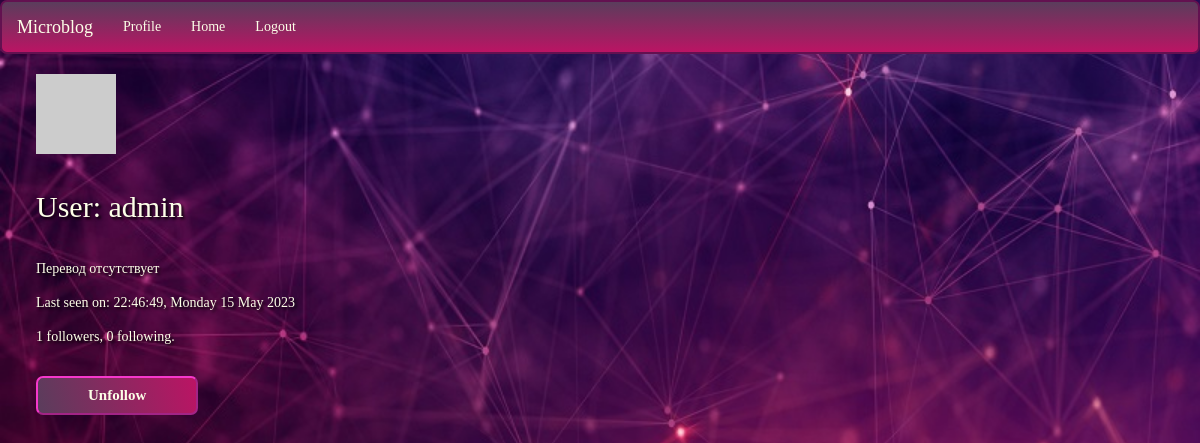
Page /user/admin (signed in) on the committed database.
### app/models.py (models this page shows, shortened)
class User(UserMixin, db.Model):
    id = db.Column(db.Integer, primary_key=True)
    username = db.Column(db.String(64), index=True, unique=True)
    email = db.Column(db.String(120), index=True, unique=True)
    password_hash = db.Column(db.String(128))
    posts = db.relationship('Post', backref='author', lazy='dynamic')
    about_me = db.Column(db.String(140))
    last_seen = db.Column(db.DateTime, default=datetime.utcnow)
    followed = db.relationship(
        'User', secondary=followers,
        primaryjoin=(followers.c.follower_id == id),
        secondaryjoin=(followers.c.followed_id == id),
        backref=db.backref('followers', lazy='dynamic'), lazy='dynamic')
    def avatar(self, size):
        digest = md5(self.email.lower().encode('utf-8')).hexdigest()
        return 'https://www.gravatar.com/avatar/{}?d=identicon&s={}'.format(
            digest, size)
    def is_following(self, user):
        return self.followed.filter(
            followers.c.followed_id == user.id).count() > 0

### app/routes.py (the view)
@app.route('/user/<username>')
@login_required
def user(username):
    user = User.query.filter_by(username=username).first_or_404()
    form = EmptyForm()
    return render_template('user.html', user=user, form=form)

### app/forms.py
class EmptyForm(FlaskForm):
    submit = SubmitField('Submit')

### app/models.py (called while the page is built)
@login.user_loader
def load_user(id):
    return User.query.get(int(id))

### app/routes.py (called while the page is built)
@app.before_request
def before_request():
    if current_user.is_authenticated:
        current_user.last_seen = datetime.utcnow()
        db.session.commit()

### app/templates/user.html (shortened to what this page needs)
{% extends "base.html" %}
{% block content %}
    <link rel="stylesheet" href="{{ url_for('static', filename= './css/user.css') }}">
            <div id="img"><img src="{{ user.avatar(128) }}"></div>
            <div id="info">
                <h1>User: {{ user.username }}</h1>
                    {% if user.about_me %}<p>{{ user.about_me }}</p>{% endif %}
                    {% if user.last_seen %}
                        <p>Last seen on: {{ moment(user.last_seen).format('H:mm:ss,  dddd D MMMM YYYY') }}</p>
                    {% endif %}
                    <p>{{ user.followers.count() }} followers, {{ user.followed.count() }} following.</p>
                    {% if user == current_user %}
                    <p><a href="{{ url_for('edit_profile') }}">Edit your profile</a></p>
                    {% else %}
                    <p>
                        <form action="{{ url_for('unfollow', username=user.username) }}" method="post">
                            {{ form.submit(value='Unfollow') }}
                        </form>
                    </p>
                {% endif %}
            </div>
{% endblock %}

### app/static/css/user.css (style rules this page uses)
body { display: flex; min-height: 90vh; background: rgb(32,15,33) url("../images/back_ground.jpg") no-repeat center center fixed; -webkit-background-size: cover; -moz-background-size: cover; -o-background-size: cover; background-size: cover; flex-direction: column; font-family: genshin; }
img { margin: 0 0 0 3%; }
h1 { text-align: left; color: #fdffe8; margin: 3%; text-shadow: 2px 2px 3px black; font-size: 30px; }
p { color: #fdffe8; margin: 1em 0 0 3%; text-shadow: 2px 2px 3px black; font-size: 14px; }
input[type="submit" i] { color: #fdffe8; font-size: 15px; margin: 1em 0 0 3%; font-weight: bold; padding: 7px 50px; border-radius: 7px; border: 2px outset rgb(246,56,204); background: linear-gradient(75deg, rgb(90,61,92), rgb(187, 20, 100)); }

### rows in the picture
User: username "admin", about_me "Перевод отсутствует", last_seen "22:46:49, Monday 15 May 2023"

### other values in the picture
{{ user.followers.count() }} "1"
{{ user.followed.count() }} "0"
